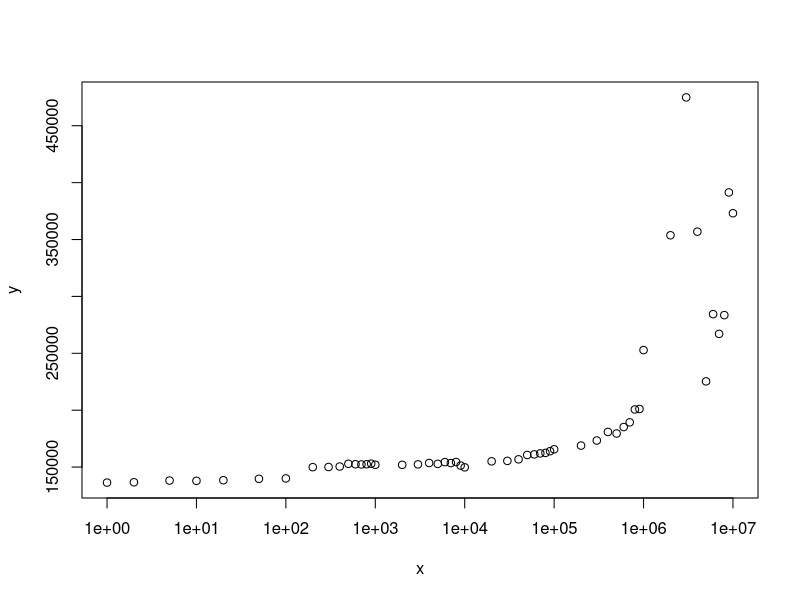

The R script that drew this image:
# Input data
x <- c(1,2,5,10,20,50,100,200,300,400,500,600,700,800,900,1000,2000,3000,4000,5000,6000,7000,8000,9000,10000,20000,30000,40000,50000,60000,70000,80000,90000,100000,200000,300000,400000,500000,600000,700000,800000,900000,1000000,2000000,3000000,4000000,5000000,6000000,7000000,8000000,9000000,10000000)
y <- c(136370,136660,138160,137930,138450,139710,140050,149920,150070,150500,152890,152480,152310,152500,153020,152030,151990,152390,153580,152830,154360,153510,154460,151330,149770,155050,155470,156810,160670,161170,162040,162470,163970,165630,168900,173350,180890,179530,185190,189320,200650,201060,252820,353740,474910,356920,225350,284420,267090,283560,391390,373110)

png("data-drop-log.png")
plot(x, y, log = "x")
